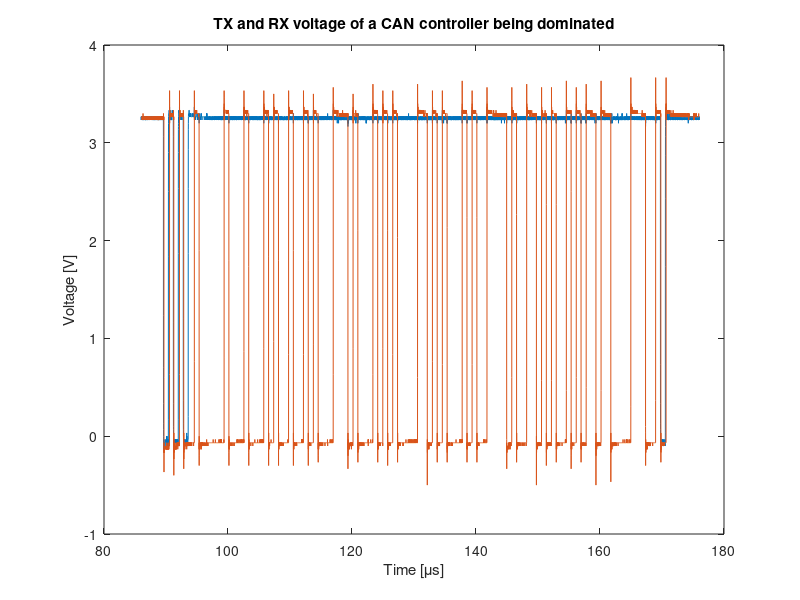

Write MATLAB code to recreate this figure.
clear all; clc
M = csvread('C1Trace00001.txt',5,0);
t = M(:,1)*1e6;
TX1 = M(:,2);
TX2 = csvread('C2Trace00001.txt',5,1);
Can_H = csvread('C3Trace00001.txt',5,1);
Can_L = csvread('C4Trace00001.txt',5,1);
clear M;
%plot(t,TX1);hold on;plot(t,TX2);hold off

l=length(t);
start = 24000;
stop = 42000;
plot(t(start:stop),TX1(start:stop));hold on;plot(t(start:stop),TX2(start:stop));hold off
title('TX and RX voltage of a CAN controller being dominated');
xlabel('Time [\mus]');
ylabel('Voltage [V]');